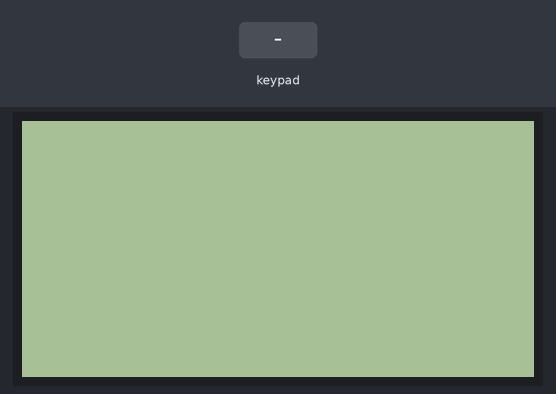
Recording of a sketch running on a simulated Arduino Uno, built with avr-gcc and run on an emulated ATmega328P. Parts: 128×64 one-colour display. Inputs (shaded band) come from the test bench.

Above: at 1.2 s.
1.3 s: keypad keys 0 1 2 3 # pressed 0.4 s apart
At 4.2 s:
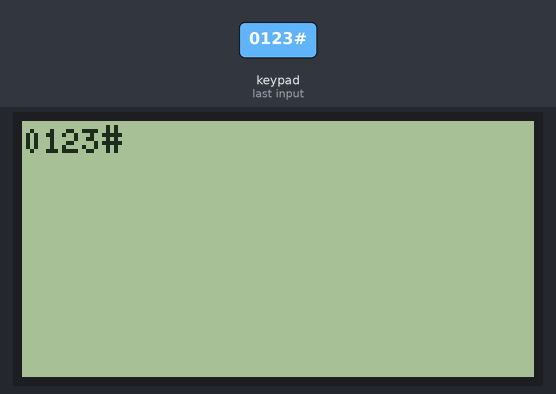
4.8 s: key '*' pressed
6.4 s: key '#' pressed
At 7.1 s:
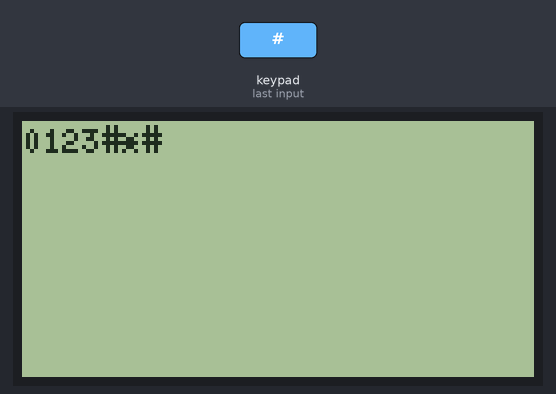
8.0 s: keypad keys 0 1 2 3 * pressed 0.4 s apart
At 10.4 s:
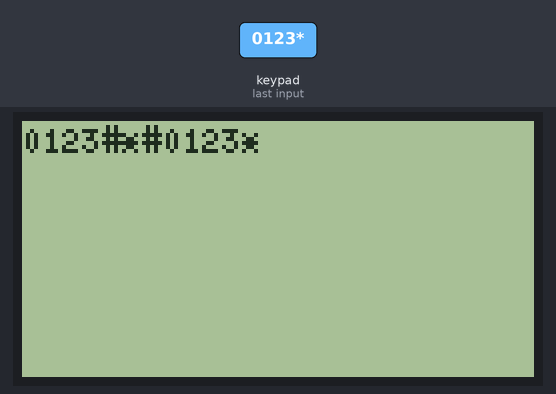
11.5 s: key '*' pressed
Timing chart, 0 to 14.1 s (numbered marks = the images above; inputs shaded):
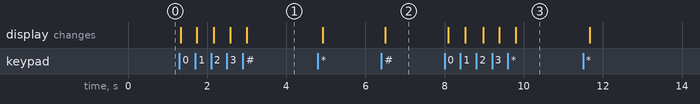

The sketch:

Keypad-MC17-4x4.ino
```cpp
/* @file HelloKeypad.pde
|| @version 1.0
|| @author Alexander Brevig
|| @contact alexanderbrevig@gmail.com
||
|| @description
|| | Demonstrates the simplest use of the matrix Keypad library.
|| #
   Modified for Keypad_MCP G. D. (Joe) Young July 29/12
   Modified for Keypad_MC16 G. D. (Joe) Young Jan 26/13
   Modified for Keypad_MC17 G. D. (Joe) Young May 18/14
*/
#include <Keypad_MC17.h>
#include <Wire.h>
#include <Keypad.h>
#include <U8glib.h>

#define I2CADDR 0x20

const byte ROWS = 4; // four rows
const byte COLS = 3; // four columns
const char keys[ROWS][COLS] = {
  {'1','2','3'},
  {'4','5','6'},
  {'7','8','9'},
  {'*','0','#'}
};

byte rowPins[ROWS] = { 0, 1, 2, 3 };  // Connect to the row pinouts of the keypad
byte colPins[COLS] = { 4, 5, 6 };     // Connect to the column pinouts of the keypad

Keypad_MC17             keypad( makeKeymap(keys), rowPins, colPins, ROWS, COLS, I2CADDR );
U8GLIB_ST7920_128X64_1X u8g(10);    // Hardware SPI, 10 = CS/CE, 11 = MOSI, 13 = SCK

char str[128] = "";

void setup(){
  keypad.begin();

  u8g.setFont(u8g_font_5x8);
}

void loop() {
  char key[2] = { 0, 0 };
  key[0] = keypad.getKey();

  if(key[0]) {
    strcat(str, key);
//    Serial.println(key);
  }

  draw_loop();
}

////////////////////////////////////////////////////////////////////////

void draw_loop() {
  u8g.firstPage();

  do {
    draw();
  }
  while(u8g.nextPage());
}

void draw(void) {
  // graphic commands to redraw the complete screen should be placed here

  u8g.drawStr(0, 8, str);
}
```

Measured:
- after the input at 1.3 s, the display: first changes at once (image 1 shows a later state)
- after the input at 6.4 s, the display: changes after 0.11 s (image 2)
- after the input at 8.0 s, the display: first changes after 0.09 s (image 3 shows a later state)
